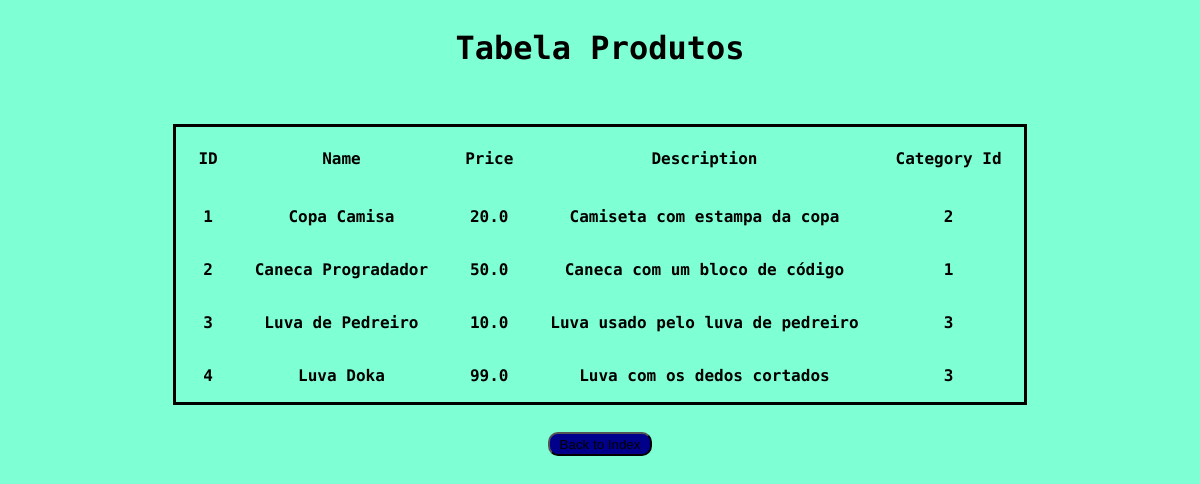
The app's page /view_product/999999, older data.
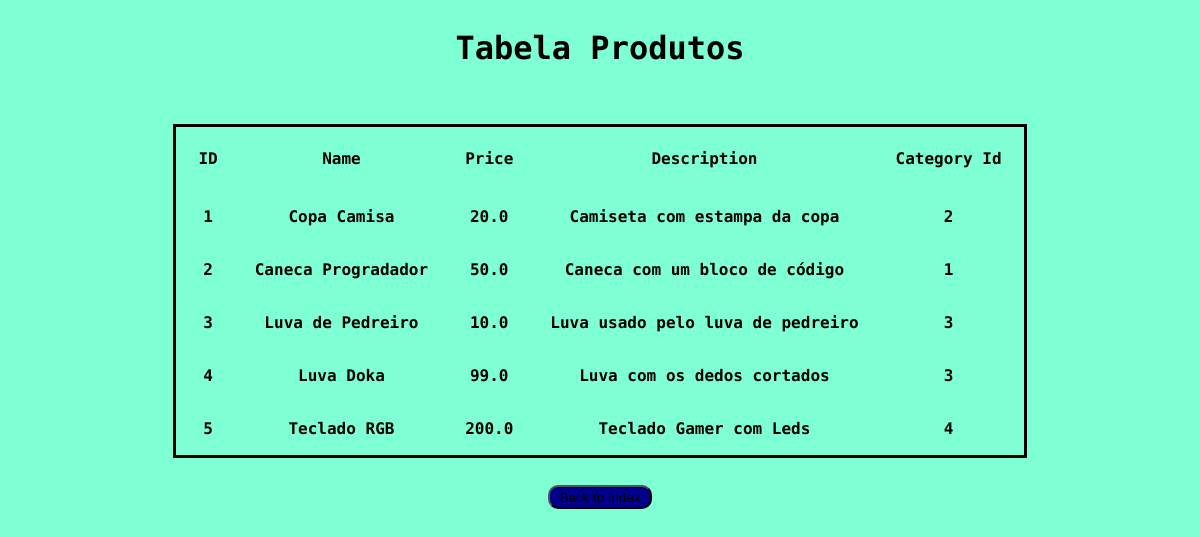
The same page, newer data.
### tables this page shows
CREATE TABLE "products" (
	"ID"	INTEGER  PRIMARY KEY AUTOINCREMENT NOT NULL,
	"NAME"	TEXT,
	"PRICE"	REAL,
    "DESCRIPTION" TEXT,
    "CATEGORY_ID" INTEGER,
	FOREIGN KEY(CATEGORY_ID) REFERENCES category(ID)
);

### app.py (the view)
@app.route("/view_product/<int:id>", methods=["POST", "GET"])
def view_product(id):
    if request.method == 'POST':
        id_product = request.form['ID_PRODUCT']
        return redirect(url_for("view_product", id = id_product))
    else:
        if id == 999999: # arrumar essa condição feia do código
            return render_template("view_product.html", info = CatchData("products"), conditon = False)
        elif id != 0:
            return render_template("view_product.html", info = CatchDataByID("products", id), conditon = False)
        else:
            return render_template("view_product.html", info = CatchDataByID("products", id), conditon = True)

### dataOperations.py (called while the page is built)
def CatchData (table):
    con=sqlite3.connect("crud_produtos.db")
    cur = con.cursor()
    cur.execute("SELECT * FROM {t};".format(t = table))
    return cur.fetchall()

### templates/view_product.html (shortened to what this page needs)
<!DOCTYPE html>
<html lang="en">
<head>
    <link rel="stylesheet" href="/static/main.css">
    <link rel="stylesheet" href="/static/table.css">
</head>
<body>
    {% if conditon %}
        <form method="post">
            <input type="number" name="ID_PRODUCT" placeholder="Insira o id de produto a ser consultado" required>
            <button type="submit"> View Product </button>
        </form>
        <button><a href='{{url_for("view_product", id = 999999)}}'> View all Products </a></button>
    {% else %}
        <div class="data-products">
            <h1> Tabela Produtos </h1>
            <table>
                <tr class="table-top">
                    <th>ID</th>
                    <th>Name</th>
                    <th>Price</th>
                    <th>Description</th>
                    <th>Category Id</th>
                </tr>
                    {% for d in info %}
                        {% for x in d %}
                            <td> {{ x }}</td>
                        {% endfor %}
                    {% endfor %}
            </table>
        </div>
    {% endif %}
    <button><a href='{{url_for("index")}}'> Back to Index </a></button>
</body>
</html>

### static/main.css (style rules this page uses)
body { background-color: aquamarine; font-size: medium; font-weight: bold; font-family: 'Roboto Mono', monospace; display: grid; align-items: center; justify-content: center; align-content: center; justify-items: center; }
div { display: grid; align-content: center; justify-content: center; align-items: center; }
h1 { display: flex; margin-bottom: 50px; align-items: center; justify-content: center; }
a { text-decoration: none; color: black; }
button { display: flex; margin: 20px; padding: 10px; height: 20px; border-radius: 10px; background-color: darkblue; justify-content: center; align-items: center; }

### static/table.css (style rules this page uses)
table { margin: 10px; outline-style: solid; }
th { padding: 20px; text-align: center; }
td { padding: 15px; text-align: center; }

Row changes from the older to the newer data that the page shows:
added products: d "5" "4", NAME "Teclado RGB", PRICE "200.0", DESCRIPTION "Teclado Gamer com Leds"
